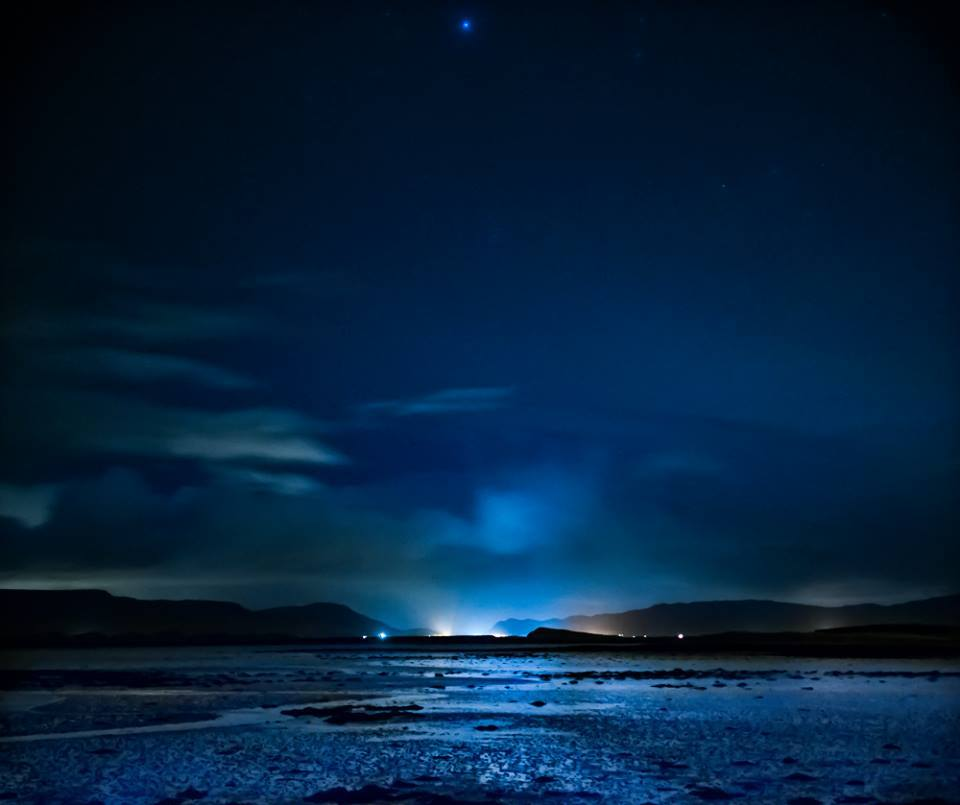
#> input picture input/14046053_10157331652795578_4229786498959201871_n.jpg, 960 x 805 px; its folder holds 4 pictures in this run
$ python glitch_art_gen.py   (older library calls are emulated)
#> lines starting #> are read from the running program, lines starting #| are printed output that depends on the picture
# glitch art generator written in python
# script will read all images from an input directory and generate glitch art from them

import os
from PIL import Image, ImageDraw, ImageOps
import argparse
from random import randint, random, sample
import binascii
OUTPUT_FORMAT = ".png"
IMAGE_FORMATS = ['.jpg', '.jpeg', '.png', '.tif', '.bmp', 'gif', 'tiff']


def save_image(image, prefix):
    random_hash = str(binascii.b2a_hex(os.urandom(15)))[2:-1]
    output_image_name = prefix + "_" + random_hash + "_" + OUTPUT_FORMAT
    output_dir = "output"
    script_dir = os.path.dirname(os.path.abspath(__file__))
    output_dir_path = os.path.join(script_dir, output_dir)
    if not os.path.exists(output_dir_path):
        os.makedirs(output_dir_path)
    image_path = os.path.join(output_dir_path, output_image_name)
    print("Image saved to {0}".format(image_path))
    image.save(image_path)


def load_images(input_dir):
#> called with input_dir = './input/'
    images = []
    for file in os.listdir(input_dir):
        filepath = os.path.join(input_dir, file)
        if os.path.isfile(filepath):
            if os.path.splitext(filepath)[1].lower() in IMAGE_FORMATS:
                img = Image.open(filepath)
#> img is the input picture: PIL image 960x805 RGB; mean R, G, B 5.4, 33.8, 61.9
                images.append(img)
    return images


def resize_images(images, size="fixed"):
    '''Resize all images to the max or min dimensions of the images'''
    fixed = (800, 800)
    size_dict = {'max': max, 'min': min}
    if size == "fixed":
        dims = fixed
    else:
        dims = list(map(size_dict[size], zip(*[y.size for y in images])))
    resized_images = [image.resize(dims, Image.ANTIALIAS) for image in images]
    return resized_images


def get_average_color(image, color_size=2048):
    colors = image.getcolors(color_size * 4)
    max_oc, most_pres = 0, 0
    try:
        for c in colors:
            if c[0] > max_oc:
                (max_oc, most_pres) = c
        return most_pres
    except TypeError:
        raise Exception("too many colors in the image")


def sections(width, height, n):
    for x in range(0, width, n):
        for y in range(0, height, n):
            if (x + n > width) or (y + n > height):
                continue
            yield (x, y, x+n, y+n)


def create_block_mask(image, threshold=500, block_size=10):
    w, h = image.size
    block_mask_image = Image.new('RGB', (w, h), color='black')
    block_draw = ImageDraw.Draw(block_mask_image, 'RGB')
    for section in sections(w, h, block_size):
        im = image.crop(section)
        if sum(get_average_color(im)) < threshold:
            block_draw.rectangle(section, (255, 255, 255))
        else:
            pass
    block_mask_image = block_mask_image.convert("L")
    return block_mask_image


def pixelate(input_image, pixelsize=20):
    input_image = input_image.resize((int(input_image.size[0] / pixelsize),
                                int(input_image.size[1] / pixelsize)), Image.NEAREST)
    image = input_image.resize((int(input_image.size[0] * pixelsize),
                                int(input_image.size[1] * pixelsize)), Image.NEAREST)
    return image


def random_pixel_mask(input_image, flip=True, threshold=400):
    w, h = input_image.size
    rand_pix_size = randint(5, 20)
    rand_block_size = randint(5, 20)
    pixelated_img = pixelate(input_image, pixelsize=rand_pix_size)
    pix_block_mask = create_block_mask(pixelated_img, threshold=threshold, block_size=rand_block_size)
    if flip:
        pix_block_mask = ImageOps.mirror(pix_block_mask)
    pix_block_mask = pix_block_mask.resize((w, h), 3)
    pix_block_mask = pix_block_mask.convert("L")
    return pix_block_mask


def random_channel_merge(images):
    channels = []
    if len(images) < 3:
        print("Error: Need at least three input images in the directory")
        exit(2)
    for image in sample(images, 3):
        for channel in image.split():
            channels.append(channel)
    three_channels = (sample(channels, 3))
    output_image = Image.merge('RGB', three_channels)
    return output_image


def combine_images_with_mask(image1, image2, pixelmask):
    return Image.composite(image1, image2, pixelmask)


def twin_random_channel_pixel_masking(input_images, threshold=400):
    image1 = random_channel_merge(input_images)
    image2 = random_channel_merge(input_images)
    random_pix_mask = random_pixel_mask(image1, threshold=threshold)
    output_image = combine_images_with_mask(image1, image2, random_pix_mask)
    return output_image


def glitch_art_generator(images, threshold=400):
    image1 = twin_random_channel_pixel_masking(images, threshold=threshold)
    image2 = twin_random_channel_pixel_masking(images, threshold=(threshold/2))
    image1 = image1.transpose(Image.FLIP_LEFT_RIGHT)
    random_pix_mask = random_pixel_mask(image1, threshold=(threshold))
    output_image = combine_images_with_mask(image1, image2, random_pix_mask)
    return output_image


def main():
    input_images = load_images(INPUT_DIR)
    input_images = resize_images(input_images, size=SIZE)
    for x in range(0,NUM_IMAGES):
        output = glitch_art_generator(input_images, threshold=randint(100,THRESH_VAL))
        if SHOW_IMAGE:
            output.show()
        save_image(output, "g_art_gen")
#> this loop made 2 passes
#> pass 1, in random_channel_merge, `output_image = Image.merge('RGB', three_channels)`:
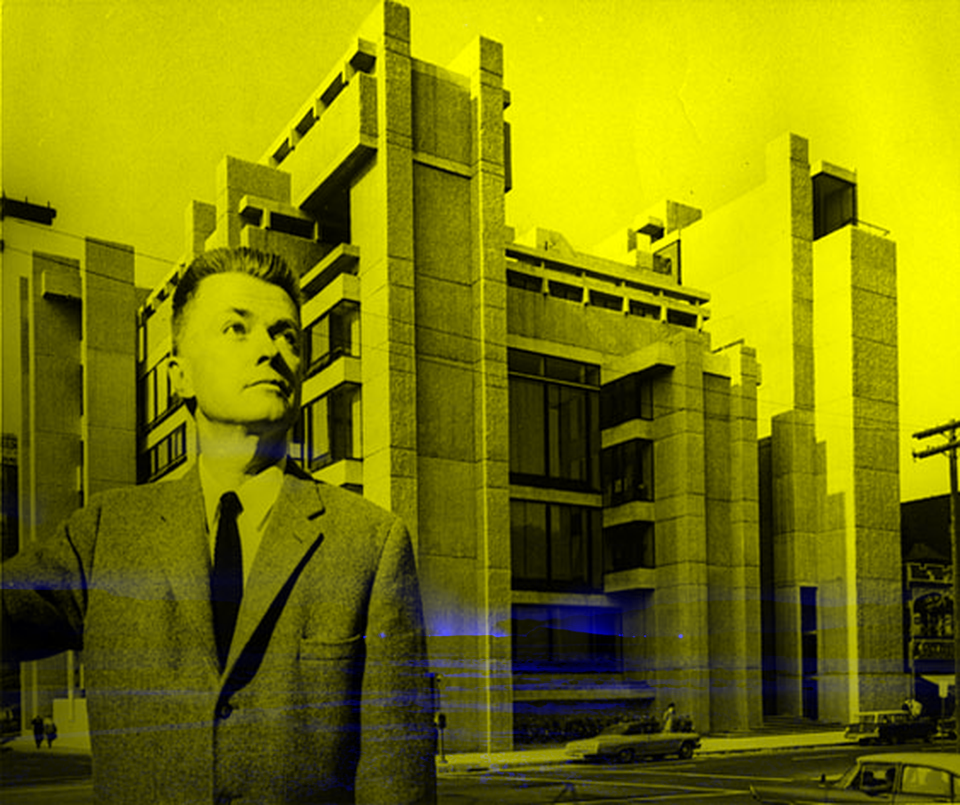
#> output_image: PIL image 960x805 RGB; mean R, G, B 126.4, 126.4, 5.4
#> pass 1, in random_channel_merge (call 2), `output_image = Image.merge('RGB', three_channels)`:
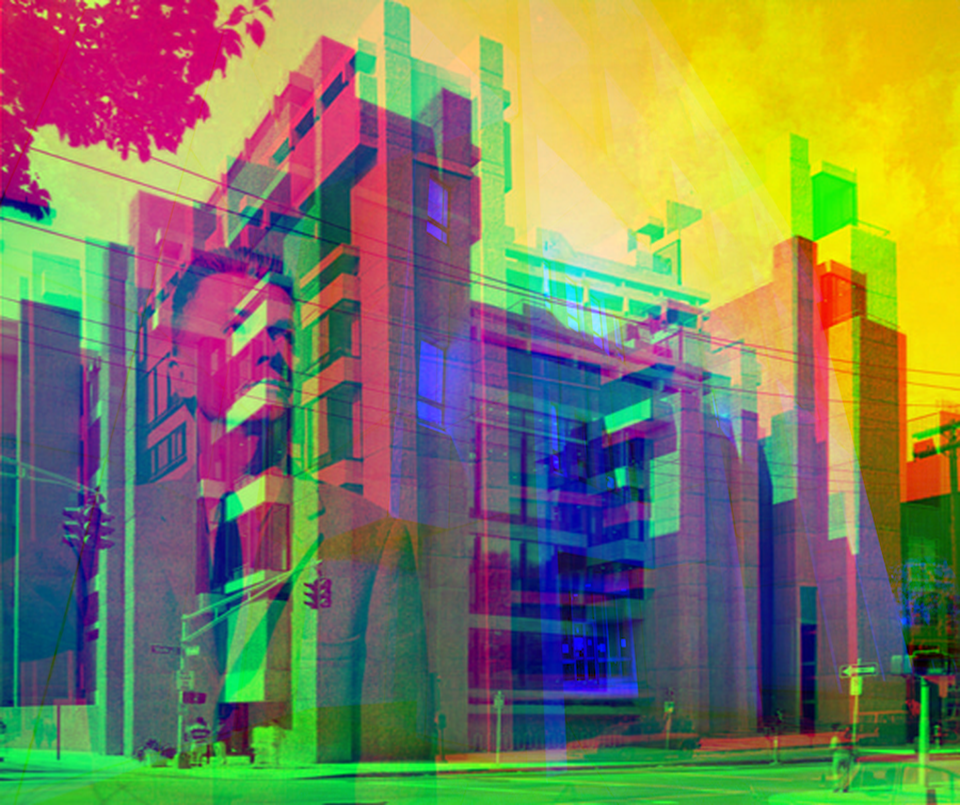
#> output_image: PIL image 960x805 RGB; mean R, G, B 126.4, 125.7, 92.5
#> pass 1, in pixelate, `input_image = input_image.resize((int(input_image.size[0] / pixelsize)..`:
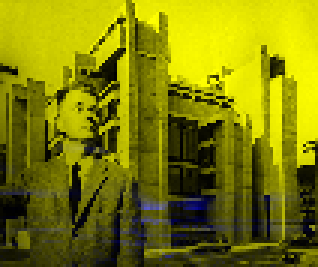
#> input_image: PIL image 106x89 RGB (shown 3 times larger); mean R, G, B 126.6, 126.6, 5.3
#> pass 1, in pixelate, `image = input_image.resize((int(input_image.size[0] * pixelsize), int(..`:
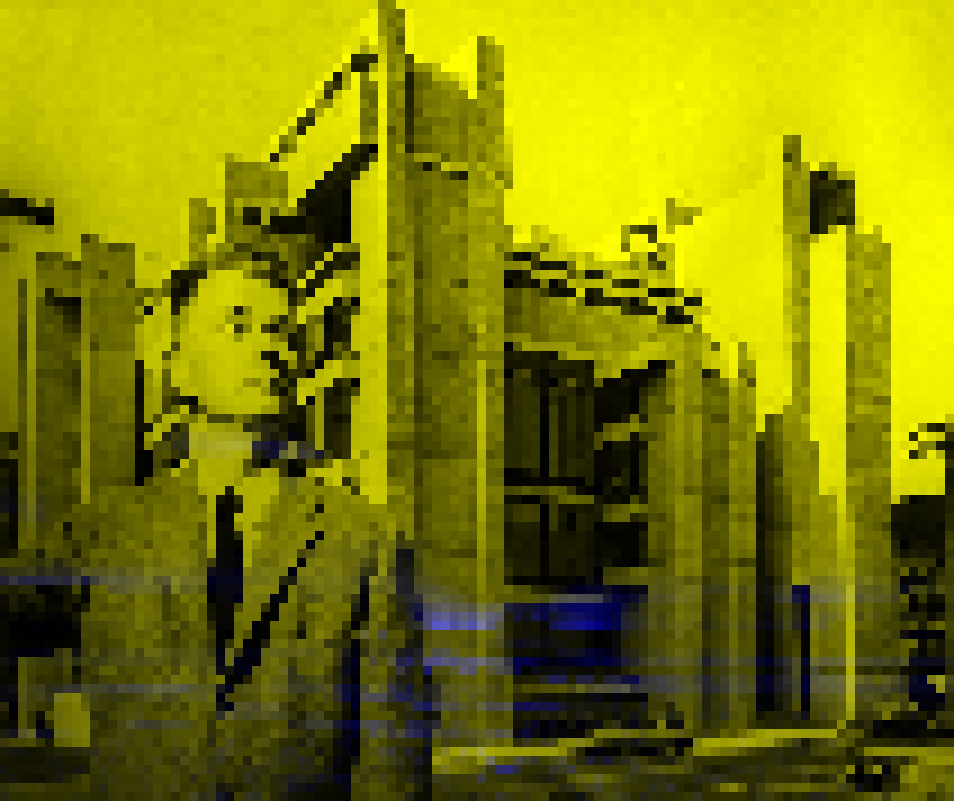
#> image: PIL image 954x801 RGB; mean R, G, B 126.6, 126.6, 5.3
#> after the loop:
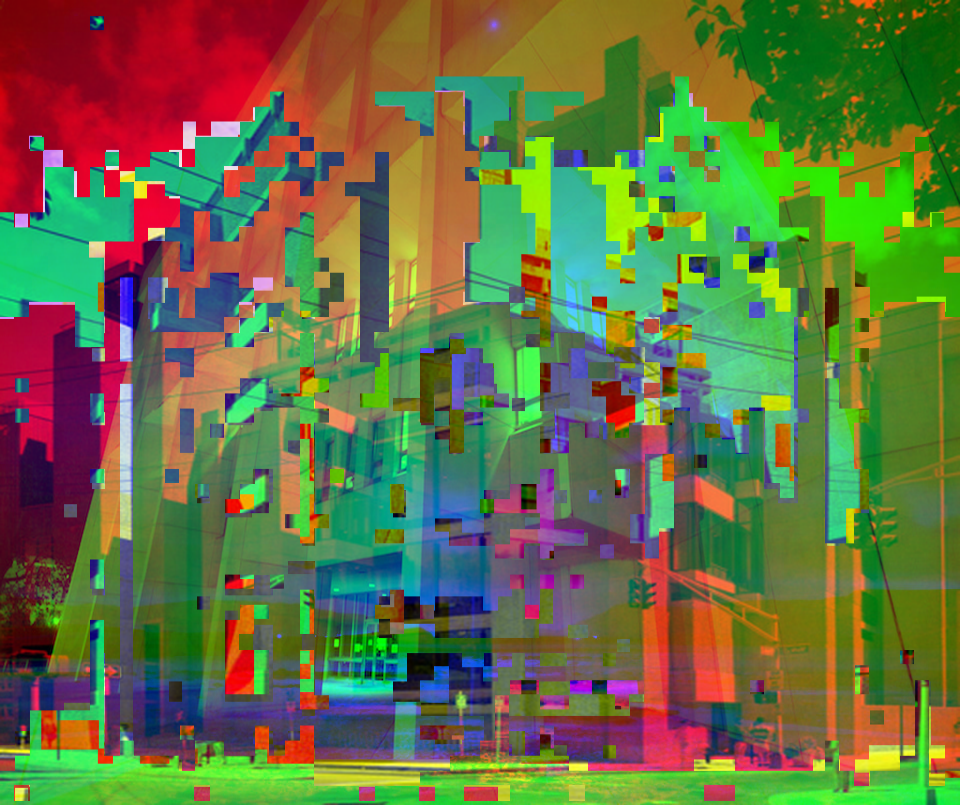
#> output: PIL image 960x805 RGB; mean R, G, B 102.1, 113.5, 67.1


if __name__ == "__main__":
    parser = argparse.ArgumentParser(description='Glitch Art Generator')
    parser.add_argument("-n", "--numimages", dest="NUM_IMAGES", default=2, type=int, help="Number of Output Images")
    parser.add_argument("-s", "--show_image", dest="SHOW_IMAGE", default=True, help="Display Images on Creation")
    parser.add_argument("-t", "--threshold", dest="THRESH_VAL", default=400, type=int, help="Threshold Value")
    parser.add_argument("-sz", "--size", dest="SIZE", default='max', choices=['max','min','fixed'], help="Output Image dimensions")
    parser.add_argument("-i", "--input", dest="INPUT_DIR",
                        default="./input/", help="Image Input Directory")
    try:
        args = parser.parse_args()
    except:
        print("Args Error")
        parser.print_help()
        exit(2)

    THRESH_VAL = args.THRESH_VAL
    INPUT_DIR = args.INPUT_DIR
    SHOW_IMAGE = args.SHOW_IMAGE
    NUM_IMAGES = args.NUM_IMAGES
    SIZE = args.SIZE
    main()
